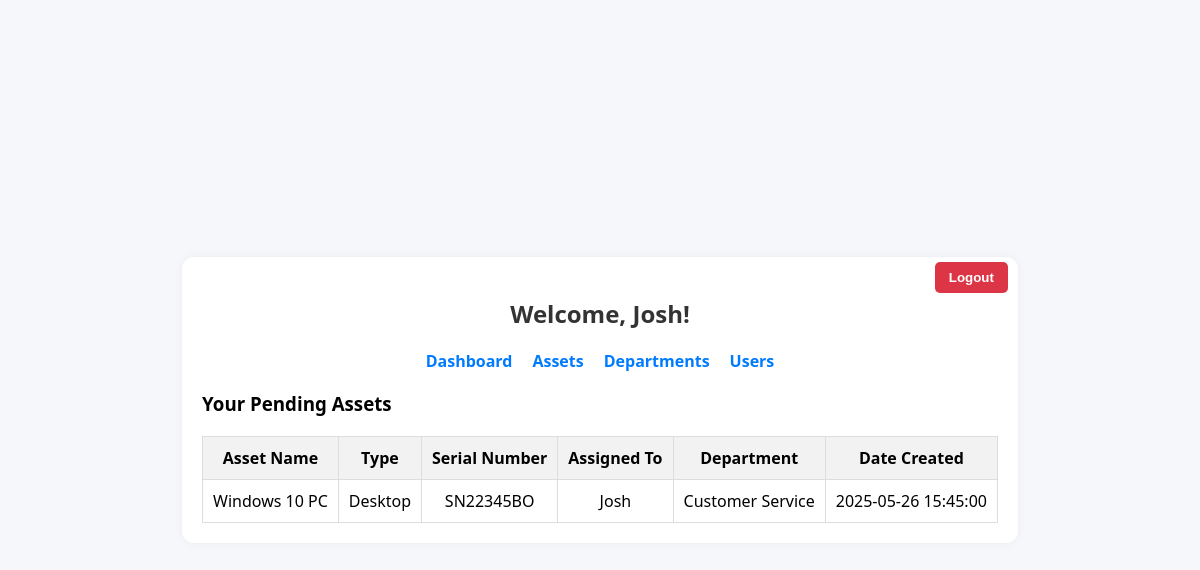
Before: /dashboard (signed in) with the older database file.
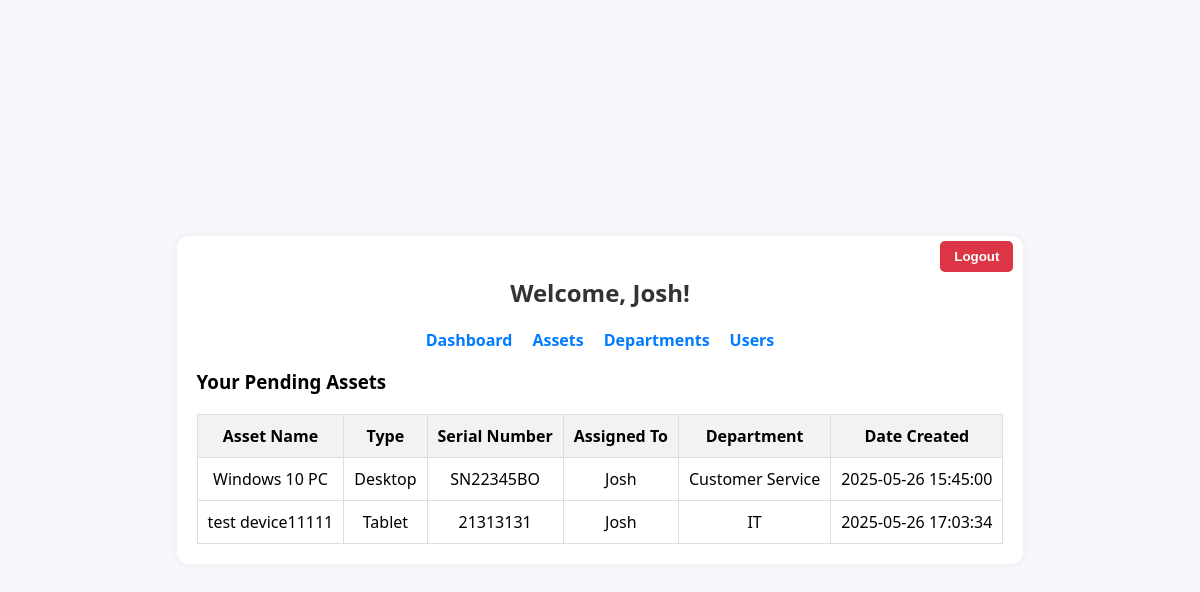
After: the same page with the newer database file.
### tables this page shows
CREATE TABLE Asset (
        id INTEGER PRIMARY KEY AUTOINCREMENT,
        name TEXT NOT NULL,
        description TEXT,
        type TEXT,
        serial_number TEXT UNIQUE,
        date_created TEXT,
        in_use INTEGER NOT NULL DEFAULT 1,
        approved INTEGER NOT NULL DEFAULT 0,
        owner_id INTEGER,
        department_id INTEGER,
        FOREIGN KEY(owner_id) REFERENCES User(id),
        FOREIGN KEY(department_id) REFERENCES Department(id)
    );

CREATE TABLE User (
        id INTEGER PRIMARY KEY AUTOINCREMENT,
        username TEXT UNIQUE NOT NULL,
        password_hash TEXT NOT NULL,
        role TEXT NOT NULL CHECK(role IN ('Admin', 'User'))
    );

CREATE TABLE Department (
        id INTEGER PRIMARY KEY AUTOINCREMENT,
        name TEXT NOT NULL
    );

### app.py (the view)
@app.route('/dashboard')
@login_required
def dashboard():
    user = current_user()
    connection = get_db()
    cursor = connection.cursor()
    if(user['role'] == 'Admin'):
        cursor.execute('''
            SELECT a.*, u.username AS owner_username, d.name AS department_name
            FROM Asset a
            LEFT JOIN User u ON a.owner_id = u.id
            LEFT JOIN Department d ON a.department_id = d.id
            WHERE a.approved = 0
        ''')
    else:
        cursor.execute('''
            SELECT a.*, u.username AS owner_username, d.name AS department_name
            FROM Asset a
            LEFT JOIN User u ON a.owner_id = u.id
            LEFT JOIN Department d ON a.department_id = d.id
            WHERE a.owner_id = ? AND a.approved = 0
        ''', (user['id'],))
    assets = [dict(row) for row in cursor.fetchall()]
    return render_template('dashboard.html', user=user, assets=assets)

### app.py (called while the page is built)
def get_db():
    if 'db' not in g:
        g.db = sql.connect(app.config['DATABASE'])
        g.db.row_factory = sql.Row
    return g.db

def query_db(query, args=(), one=False):
    cursor = get_db().execute(query, args)
    rv = cursor.fetchall()
    cursor.close()
    return (rv[0] if rv else None) if one else rv

def current_user():
    if 'user_id' in session:
        return query_db('SELECT * FROM User WHERE id = ?', [session['user_id']], one=True)
    return None

def login_required(f):
    @wraps(f)
    def decorated_function(*args, **kwargs):
        if 'user_id' not in session:
            flash('Please log in to access this page.', 'warning')
            return redirect(url_for('login'))
        return f(*args, **kwargs)
    return decorated_function

### templates/dashboard.html (shortened to what this page needs)
<!DOCTYPE html>
<html lang="en">
  <head>
    <link
      rel="stylesheet"
      href="{{ url_for('static', filename='css/dashboard.css') }}"
    />
  </head>
  <body>
    <div class="dashboard-container">
      <form method="post" action="{{ url_for('logout') }}" class="logout-form">
        <button type="submit">Logout</button>
      </form>
      <h2 class="text-center">Welcome, {{ user['username'] }}!</h2>
      <nav class="nav-links">
        <a href="{{ url_for('dashboard') }}">Dashboard</a>
        <a href="{{ url_for('assets') }}">Assets</a>
        <a href="{{ url_for('departments') }}">Departments</a>
        <a href="{{ url_for('users') }}">Users</a>
      </nav>
      <h3>
        {{ 'All Pending Assets' if user['role'] == 'Admin' else 'Your Pending
        Assets' }}
      </h3>
      <table class="assets-table">
        <thead>
          <tr>
            <th>Asset Name</th>
            <th>Type</th>
            <th>Serial Number</th>
            <th>Assigned To</th>
            <th>Department</th>
            <th>Date Created</th>
          </tr>
        </thead>
        <tbody>
          {% for asset in assets %}
          <tr>
            <td>{{ asset['name'] }}</td>
            <td>{{ asset['type'] }}</td>
            <td>{{ asset['serial_number'] }}</td>
            <td>{{ asset['owner_username'] }}</td>
            <td>{{ asset['department_name'] or '—' }}</td>
            <td>{{ asset['date_created'] }}</td>
          </tr>
          {% endfor %}
        </tbody>
      </table>
    </div>
  </body>
</html>

Changed rows visible on the page:
now on this page (row edited): Asset: name "test device11111", type "Tablet", serial_number "21313131", owner_username "Josh", name "IT", date_created "2025-05-26 17:03:34"
